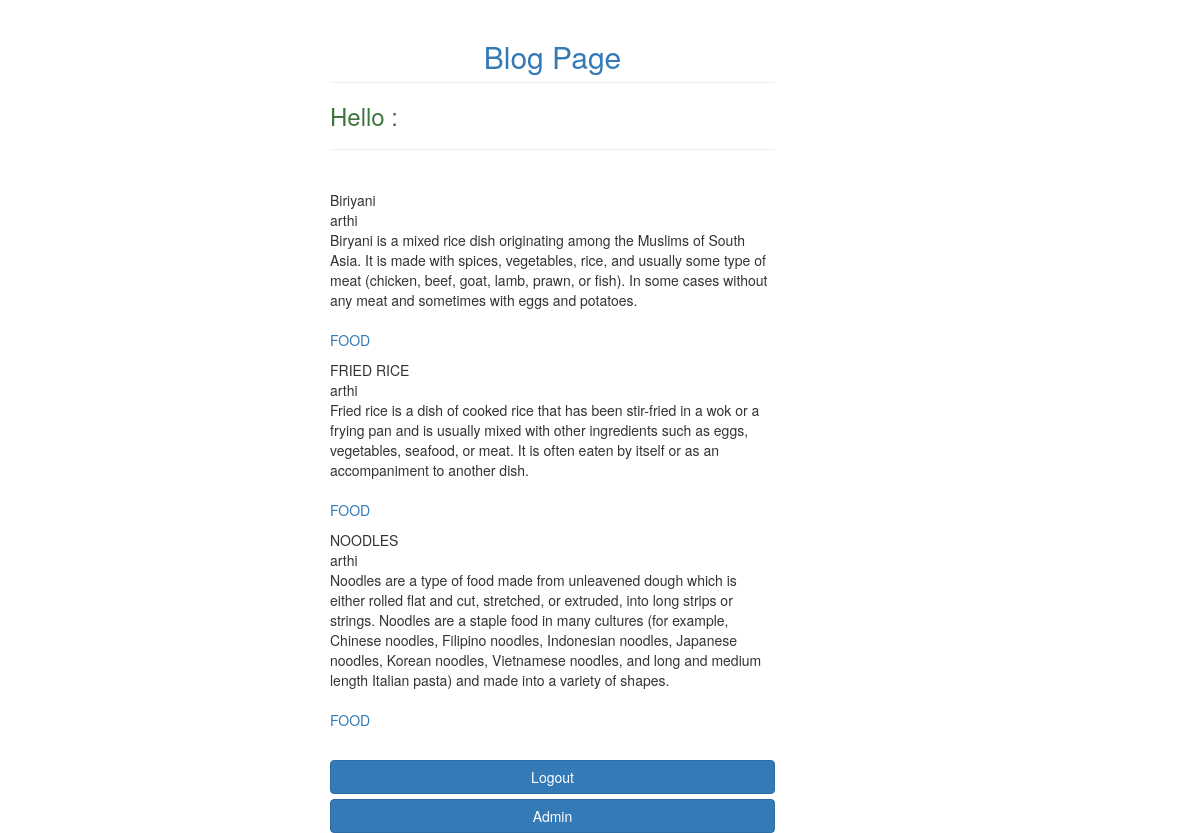
Page /blog on the committed database.
### app.py (models this page shows, shortened)
class Blog(db.Model):
    id = db.Column(db.Integer, primary_key=True)
    author = db.Column(db.String, unique=False, nullable=True)
    blog_title = db.Column(db.String, nullable=False)
    blog_content = db.Column(db.Text, nullable=False)
    category_id = db.Column(db.Integer, db.ForeignKey('category.id'))
    category = relationship('Category', back_populates='blogs')

class Category(db.Model):
    id = db.Column(db.Integer, primary_key=True)
    name = db.Column(db.String, nullable=False, unique=True)
    blogs = relationship('Blog', back_populates='category')
    def __repr__(self):
        return self.name

### app.py (the view)
@app.route('/blog', methods=["GET", "POST"])
def blog():
    blogs = Blog.query.all()
    return render_template("blog.html", blogs=blogs)

### templates/blog.html (shortened to what this page needs)
<!DOCTYPE html>
<html lang="en">
<head>
   <link rel="stylesheet" href="path/to/font-awesome/css/font-awesome.min.css">
    <link rel="stylesheet" href="https://maxcdn.bootstrapcdn.com/bootstrap/3.4.1/css/bootstrap.min.css">
</head>
<body>
     <div class="container">
        <div class="col-md-offset-3 col-md-5">
            <h2 class="page-header text-primary text-center">Blog Page</h2>
            <h3 class="text-success">Hello : {{session["username"]}}</h3>
            <hr>
            <br>
            <div>
            {% for b in blogs %}
                {{ b.blog_title }}
                <br>
                {{ b.author }}
                <br>
                {{ b.blog_content }}
                <br><br>
                <p><a href="{{ url_for('category_detail', category_id=b.category.id) }}"> {{b.category}}</a></p>
            {% endfor %}
            </div>
            <br>
            <a href="{{url_for('logout')}}" class="btn btn-primary btn-block">Logout</a>
            <a href="{{url_for('admin.index')}}" class="btn btn-primary btn-block">Admin</a>
        </div>
     </div>
</body>
</html>

### rows in the picture
Blog: blog_title "Biriyani", author "arthi", blog_content "Biryani is a mixed rice dish originating among the Muslims of South Asia. It is made with spices, vegetables, rice, and usually some type of meat (chicken, beef, goat, lamb, prawn, or fish). In some cases without any meat and sometimes with eggs and potatoes.", category "FOOD"
Blog: blog_title "FRIED RICE", author "arthi", blog_content "Fried rice is a dish of cooked rice that has been stir-fried in a wok or a frying pan and is usually mixed with other ingredients such as eggs, vegetables, seafood, or meat. It is often eaten by itself or as an accompaniment to another dish.", category "FOOD"
Blog: blog_title "NOODLES", author "arthi", blog_content "Noodles are a type of food made from unleavened dough which is either rolled flat and cut, stretched, or extruded, into long strips or strings. Noodles are a staple food in many cultures (for example, Chinese noodles, Filipino noodles, Indonesian noodles, Japanese noodles, Korean noodles, Vietnamese noodles, and long and medium length Italian pasta) and made into a variety of shapes.", category "FOOD"
